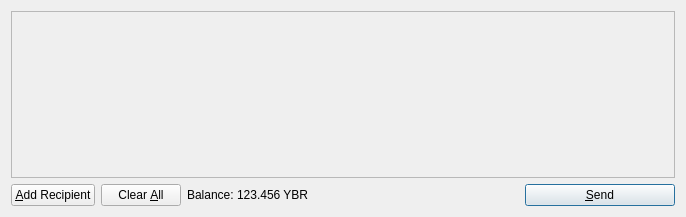
<?xml version="1.0" encoding="UTF-8"?>
<ui version="4.0">
 <class>SendCoinsDialog</class>
 <widget class="QDialog" name="SendCoinsDialog">
  <property name="geometry">
   <rect>
    <x>0</x>
    <y>0</y>
    <width>686</width>
    <height>217</height>
   </rect>
  </property>
  <property name="windowTitle">
   <string>Send Coins</string>
  </property>
  <layout class="QVBoxLayout" name="verticalLayout">
   <item>
    <widget class="QScrollArea" name="scrollArea">
     <property name="widgetResizable">
      <bool>true</bool>
     </property>
     <widget class="QWidget" name="scrollAreaWidgetContents">
      <property name="geometry">
       <rect>
        <x>0</x>
        <y>0</y>
        <width>666</width>
        <height>165</height>
       </rect>
      </property>
      <layout class="QVBoxLayout" name="verticalLayout_2">
       <property name="margin">
        <number>0</number>
       </property>
       <item>
        <layout class="QVBoxLayout" name="entries">
         <property name="spacing">
          <number>6</number>
         </property>
        </layout>
       </item>
       <item>
        <spacer name="verticalSpacer">
         <property name="orientation">
          <enum>Qt::Vertical</enum>
         </property>
         <property name="sizeHint" stdset="0">
          <size>
           <width>20</width>
           <height>40</height>
          </size>
         </property>
        </spacer>
       </item>
      </layout>
     </widget>
    </widget>
   </item>
   <item>
    <layout class="QHBoxLayout" name="horizontalLayout">
     <item>
      <widget class="QPushButton" name="addButton">
       <property name="toolTip">
        <string>Send to multiple recipients at once</string>
       </property>
       <property name="text">
        <string>&amp;Add Recipient</string>
       </property>
       <property name="icon">
        <iconset resource="../bitcoin.qrc">
         <normaloff>:/icons/add</normaloff>:/icons/add</iconset>
       </property>
       <property name="autoDefault">
        <bool>false</bool>
       </property>
      </widget>
     </item>
     <item>
      <widget class="QPushButton" name="clearButton">
       <property name="sizePolicy">
        <sizepolicy hsizetype="Minimum" vsizetype="Fixed">
         <horstretch>0</horstretch>
         <verstretch>0</verstretch>
        </sizepolicy>
       </property>
       <property name="toolTip">
        <string>Remove all transaction fields</string>
       </property>
       <property name="text">
        <string>Clear &amp;All</string>
       </property>
       <property name="icon">
        <iconset resource="../bitcoin.qrc">
         <normaloff>:/icons/remove</normaloff>:/icons/remove</iconset>
       </property>
       <property name="autoRepeatDelay">
        <number>300</number>
       </property>
       <property name="autoDefault">
        <bool>false</bool>
       </property>
      </widget>
     </item>
     <item>
      <layout class="QHBoxLayout" name="horizontalLayout_2">
       <property name="spacing">
        <number>3</number>
       </property>
       <item>
        <widget class="QLabel" name="label">
         <property name="text">
          <string>Balance:</string>
         </property>
        </widget>
       </item>
       <item>
        <widget class="QLabel" name="labelBalance">
         <property name="cursor">
          <cursorShape>IBeamCursor</cursorShape>
         </property>
         <property name="text">
          <string>123.456 YBR</string>
         </property>
         <property name="textInteractionFlags">
          <set>Qt::LinksAccessibleByMouse|Qt::TextSelectableByKeyboard|Qt::TextSelectableByMouse</set>
         </property>
        </widget>
       </item>
      </layout>
     </item>
     <item>
      <spacer name="horizontalSpacer">
       <property name="orientation">
        <enum>Qt::Horizontal</enum>
       </property>
       <property name="sizeHint" stdset="0">
        <size>
         <width>40</width>
         <height>20</height>
        </size>
       </property>
      </spacer>
     </item>
     <item>
      <widget class="QPushButton" name="sendButton">
       <property name="minimumSize">
        <size>
         <width>150</width>
         <height>0</height>
        </size>
       </property>
       <property name="toolTip">
        <string>Confirm the send action</string>
       </property>
       <property name="text">
        <string>&amp;Send</string>
       </property>
       <property name="icon">
        <iconset resource="../bitcoin.qrc">
         <normaloff>:/icons/send</normaloff>:/icons/send</iconset>
       </property>
       <property name="default">
        <bool>true</bool>
       </property>
      </widget>
     </item>
    </layout>
   </item>
  </layout>
 </widget>
 <resources>
  <include location="../bitcoin.qrc"/>
 </resources>
 <connections/>
</ui>
